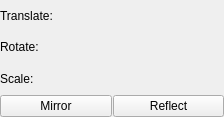
<?xml version="1.0" encoding="UTF-8"?>
<ui version="4.0">
 <class>Form</class>
 <widget class="QWidget" name="Form">
  <property name="geometry">
   <rect>
    <x>0</x>
    <y>0</y>
    <width>224</width>
    <height>117</height>
   </rect>
  </property>
  <property name="sizePolicy">
   <sizepolicy hsizetype="Preferred" vsizetype="Preferred">
    <horstretch>0</horstretch>
    <verstretch>0</verstretch>
   </sizepolicy>
  </property>
  <property name="windowTitle">
   <string>PyQtGraph</string>
  </property>
  <layout class="QVBoxLayout" name="verticalLayout">
   <property name="spacing">
    <number>1</number>
   </property>
   <property name="margin">
    <number>0</number>
   </property>
   <item>
    <widget class="QLabel" name="translateLabel">
     <property name="text">
      <string>Translate:</string>
     </property>
    </widget>
   </item>
   <item>
    <widget class="QLabel" name="rotateLabel">
     <property name="text">
      <string>Rotate:</string>
     </property>
    </widget>
   </item>
   <item>
    <widget class="QLabel" name="scaleLabel">
     <property name="text">
      <string>Scale:</string>
     </property>
    </widget>
   </item>
   <item>
    <layout class="QHBoxLayout" name="horizontalLayout">
     <item>
      <widget class="QPushButton" name="mirrorImageBtn">
       <property name="toolTip">
        <string extracomment="Mirror the item across the global Y axis"/>
       </property>
       <property name="text">
        <string>Mirror</string>
       </property>
      </widget>
     </item>
     <item>
      <widget class="QPushButton" name="reflectImageBtn">
       <property name="text">
        <string>Reflect</string>
       </property>
      </widget>
     </item>
    </layout>
   </item>
  </layout>
 </widget>
 <resources/>
 <connections/>
</ui>
